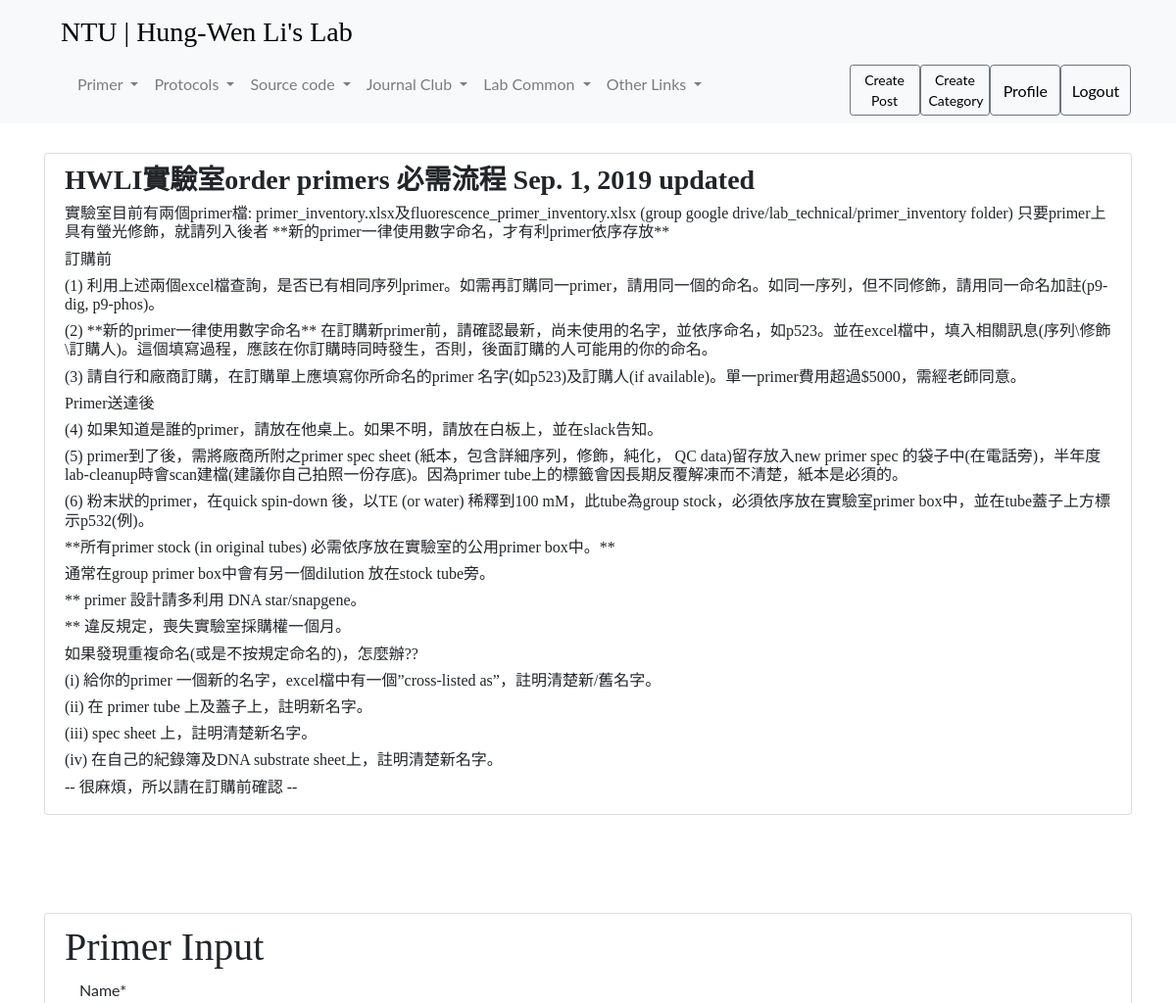
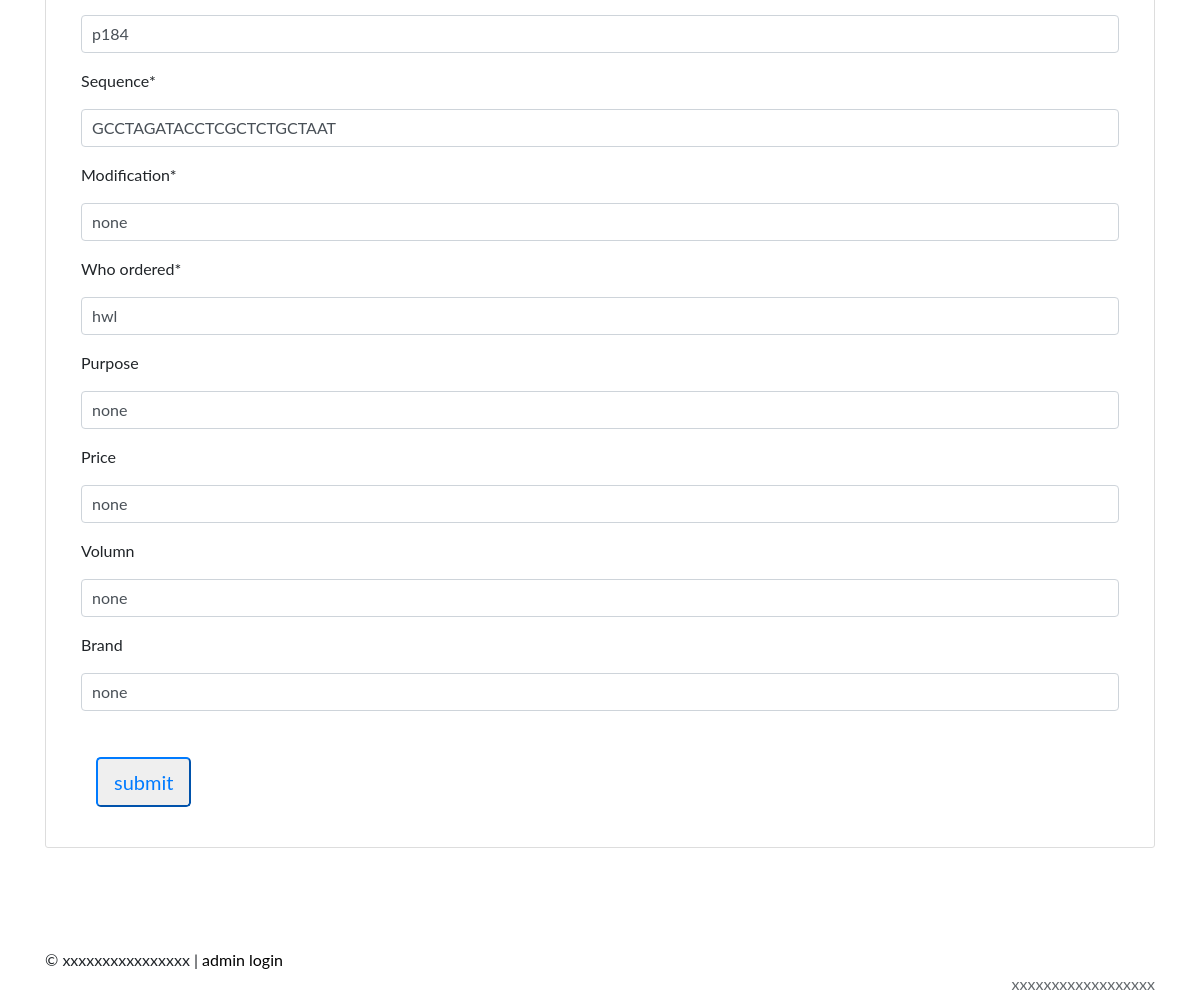
Screenshot of /primer/296/update (signed in) with the database file from the repository (2 pictures, top to bottom).
### primer/models.py (models this page shows)
class Primer(models.Model):
    name = models.CharField(max_length=50)
    sequence = models.CharField(max_length=500) # 5' to 3'
    length = models.IntegerField(blank=True, default=-1)
    project = models.ForeignKey(Project, on_delete=models.CASCADE, default=1)
    can_pcr = models.BooleanField(default=True) # for pcr or not
    vector = models.ForeignKey(Vector, on_delete=models.CASCADE, default=1, related_name='vector')
    in_vector = models.BooleanField(default=True)
    dir = models.CharField(max_length=10, default='none')
    position = models.IntegerField(default=-1)
    modification = models.CharField(max_length=200)
    who_ordered = models.CharField(max_length=50)
    purpose = models.CharField(max_length=200, blank = True)
    price = models.CharField(max_length=50, blank=True)
    volumn = models.CharField(max_length=50, blank=True) # conc. in 100 uM
    brand = models.CharField(max_length=50, blank=True) # which inc. produced
    created_at = models.DateTimeField(auto_now_add=True)
    edit_at = models.DateTimeField(auto_now=True)
    created_by = models.ForeignKey(User, on_delete=models.CASCADE, related_name='created_by', default=1)
    edit_by = models.ForeignKey(User, on_delete=models.CASCADE, related_name='edit_by', default=1)

### primer/views.py (the view, shortened to what this page needs)
# urls.py: path('primer/<int:pk>/update', primer_views.PrimerUpdateView.as_view(), name='primerupdate'),
class PrimerUpdateView(LoginRequiredMixin, UpdateView):
    model = Primer
    fields = ['name', 'sequence', 'modification', 'who_ordered', 'purpose', 'price', 'volumn', 'brand']

### primer/templates/primer/primer_form.html (shortened to what this page needs)
{% extends 'posts/base.html' %}
{% load crispy_forms_tags %}
{% block content %}
<div class="content-section" style="margin:30px 0px 100px 0px;">
    <h3><strong>HWLI實驗室order primers 必需流程 Sep. 1, 2019 updated</strong></h3>
<h6>
實驗室目前有兩個primer檔: primer_inventory.xlsx及fluorescence_primer_inventory.xlsx
(group google drive/lab_technical/primer_inventory folder)
只要primer上具有螢光修飾，就請列入後者
**新的primer一律使用數字命名，才有利primer依序存放**
</h6>
    <h6>訂購前</h6>
    <h6>(1) 利用上述兩個excel檔查詢，是否已有相同序列primer。如需再訂購同一primer，請用同一個的命名。如同一序列，但不同修飾，請用同一命名加註(p9-dig, p9-phos)。</h6>
    <h6>(2) **新的primer一律使用數字命名** 在訂購新primer前，請確認最新，尚未使用的名字，並依序命名，如p523。並在excel檔中，填入相關訊息(序列\修飾\訂購人)。這個填寫過程，應該在你訂購時同時發生，否則，後面訂購的人可能用的你的命名。</h6>
    <h6>(3) 請自行和廠商訂購，在訂購單上應填寫你所命名的primer 名字(如p523)及訂購人(if available)。單一primer費用超過$5000，需經老師同意。</h6>
<h6>Primer送達後</h6>
<h6>(4) 如果知道是誰的primer，請放在他桌上。如果不明，請放在白板上，並在slack告知。</h6>
<h6>(5) primer到了後，需將廠商所附之primer spec sheet (紙本，包含詳細序列，修飾，純化， QC data)留存放入new primer spec 的袋子中(在電話旁)，半年度lab-cleanup時會scan建檔(建議你自己拍照一份存底)。因為primer tube上的標籤會因長期反覆解凍而不清楚，紙本是必須的。</h6>
<h6>(6) 粉末狀的primer，在quick spin-down 後，以TE (or water) 稀釋到100 mM，此tube為group stock，必須依序放在實驗室primer box中，並在tube蓋子上方標示p532(例)。</h6>
<h6>**所有primer stock (in original tubes) 必需依序放在實驗室的公用primer box中。**</h6>
<h6>通常在group primer box中會有另一個dilution 放在stock tube旁。</h6>
<h6>** primer 設計請多利用 DNA star/snapgene。</h6>
<h6>** 違反規定，喪失實驗室採購權一個月。</h6>
<h6>如果發現重複命名(或是不按規定命名的)，怎麼辦??</h6>
<h6>(i) 給你的primer 一個新的名字，excel檔中有一個”cross-listed as”，註明清楚新/舊名字。</h6>
<h6>(ii) 在 primer tube 上及蓋子上，註明新名字。</h6>
<h6>(iii) spec sheet 上，註明清楚新名字。</h6>
<h6>(iv) 在自己的紀錄簿及DNA substrate sheet上，註明清楚新名字。</h6>
<h6>-- 很麻煩，所以請在訂購前確認 --</h6>
</div>
<div class="content-section" style="margin:30px 0px 100px 0px;">
    <h1>Primer Input</h1>
    <form method="post" enctype="multipart/form-data">
        <div class="container">
                        {{ form|crispy }}
        </div>
        <input style="margin:30px 0px 30px 30px;" type="submit" class="btn-lg btn-outline-primary" value="submit" "/>
    </form>
</div>
{% endblock %}

### posts/static/posts/post.css (style rules this page uses)
h1, h2, h3, h4, h5, h6 { font-family: "Playfair Display", Georgia, "Times New Roman", serif;, }
.content-section { background: #ffffff; padding: 10px 20px; border: 1px solid #dddddd; border-radius: 3px; margin-bottom: 0px; }

### posts/templates/posts/base.html (style rules this page uses)
input[type=text] { width: 100%; padding: 10px 10px; margin: 8px 0; box-sizing: border-box; }
body { font-family: "Lato", sans-serif; }

### rows the page displays
Primer: name "p184", sequence "GCCTAGATACCTCGCTCTGCTAAT", modification "none", who_ordered "hwl", purpose "none", price "none", volumn "none", brand "none"
